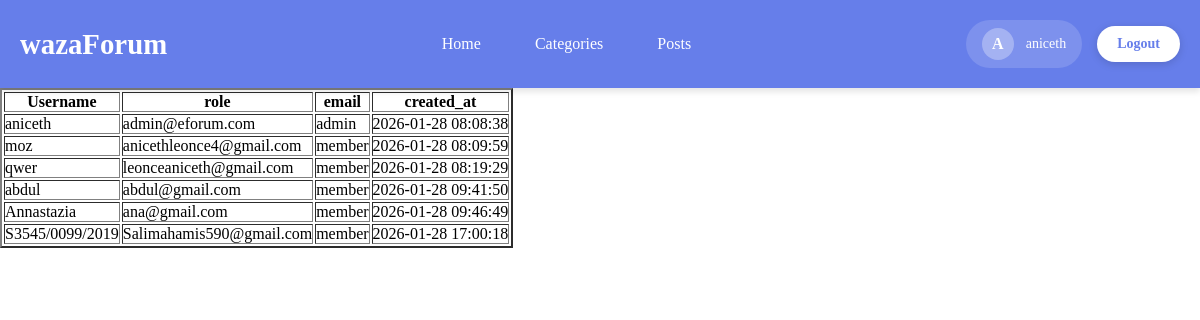
The app's page /admin/manageuser.php (signed in) with its own data.
### tables this page shows
CREATE TABLE `users` (
  `user_id` int(11) NOT NULL,
  `email` varchar(100) NOT NULL,
  `username` varchar(50) NOT NULL,
  `password` varchar(255) NOT NULL,
  `role` enum('admin','member') NOT NULL DEFAULT 'member',
  `created_at` timestamp NOT NULL DEFAULT current_timestamp()
);

### function.php (called while the page is built, shortened)
<?php
if(!function_exists('isLogedIn')){
    function isLogedIn(){
        return isset ($_SESSION['user_id']);
    }
}
if(!function_exists('getCurrentUser')){
    function getCurrentUser(){
        if(isLogedIn()){
            return [
                'user_id' => $_SESSION['user_id'] ?? null,
                'username' => $_SESSION['username'] ?? null,
                'email' => $_SESSION['email'] ?? null,
                'role' => $_SESSION['role'] ?? 'member'
            ];
        }
        return null;
    }
}
?>

### admin/manageuser.php (the view, shortened to what this page needs)
<?php
include("../db_connection.php");
$sql ="SELECT * FROM users";
$results = mysqli_query($conn, $sql);
?>
<!DOCTYPE html>
<html lang="en">
<head>
    <link rel="stylesheet" href="https://cdnjs.cloudflare.com/ajax/libs/font-awesome/6.4.0/css/all.min.css">
</head>
<body>
    <?php include("../header.php");?>
    <div class="container">
        <table border="2">
            <tr>
                <th>Username</th>
                <th>role</th>
                <th>email</th>
                <th>created_at</th>
            </tr>
            <?php foreach($results as $result){ ?>
            <tr>
                <td><?php echo htmlspecialchars($result['username'])?></td>
                <td><?php echo htmlspecialchars($result['email'])?></td>
                <td><?php echo htmlspecialchars($result['role'])?></td>
                <td><?php echo htmlspecialchars($result['created_at'])?></td>
            </tr>
            <?php } ?>
        </table>
    </div>
</body>
</html>

### header.php (shortened to what this page needs)
<?php
include("function.php");
?>
<!DOCTYPE html>
<html lang="en">
<head>
</head>
<body>
    <header>
        <div class="header-container">
            <a href="index.php" class="logo">wazaForum</a>
            <ul class="nav-menu">
                <li><a href="index.php">Home</a></li>
                <li><a href="categories.php">Categories</a></li>
                <li><a href="posts.php">Posts</a></li>
            </ul>
            <div class="auth-buttons">
                <?php if(isLogedIn()):
                    $user = getCurrentUser();
                    $firstLetter = strtoupper(substr($user['username'], 0, 1));
                ?>
                    <div class="user-profile">
                        <div class="user-avatar">
                            <?php echo $firstLetter; ?>
                        </div>
                        <span class="user-name"><?php echo htmlspecialchars($user['username']); ?></span>
                    </div>
                    <a href="logout.php" class="btn-logout">Logout</a>
                <?php else: ?>
                    <a href="login.php" class="btn-login">Login</a>
                    <a href="register.php" class="btn-register">Register</a>
                <?php endif; ?>
            </div>
        </div>
    </header>

### header.php (style rules this page uses)
* { margin: 0; padding: 0; box-sizing: border-box; }
header { background: #667eea; color: white; padding: 20px 0; box-shadow: 0 4px 6px rgba(0,0,0,0.1); position: sticky; top: 0; z-index: 100; }
.header-container { max-width: 1200px; margin: 0 auto; padding: 0 20px; display: flex; justify-content: space-between; align-items: center; }
.logo { font-size: 1.8em; font-weight: bold; text-decoration: none; color: white; transition: all 0.3s ease; }
.nav-menu { display: flex; gap: 30px; align-items: center; list-style: none; }
.nav-menu a { color: white; text-decoration: none; font-weight: 500; transition: all 0.3s ease; padding: 8px 12px; border-radius: 4px; }
.auth-buttons { display: flex; gap: 15px; align-items: center; }
.user-profile { display: flex; align-items: center; gap: 12px; padding: 8px 16px; background: rgba(255, 255, 255, 0.15); border-radius: 25px; transition: all 0.3s ease; }
.user-avatar { width: 32px; height: 32px; background: rgba(255, 255, 255, 0.3); border-radius: 50%; display: flex; align-items: center; justify-content: center; font-size: 16px; font-weight: 600; }
.user-name { color: white; font-weight: 500; font-size: 14px; }
.btn-logout { padding: 10px 20px; border-radius: 20px; text-decoration: none; font-weight: 600; transition: all 0.3s ease; background: white; color: #667eea; border: none; cursor: pointer; font-size: 14px; box-shadow: 0 2px 8px rgba(0, 0, 0, 0.15); }

### records on screen
users: username "A", username "aniceth", email "admin@eforum.com", role "admin", created_at "2026-01-28 08:08:38"
users: username "moz", email "anicethleonce4@gmail.com", role "member", created_at "2026-01-28 08:09:59"
users: username "qwer", email "leonceaniceth@gmail.com", role "member", created_at "2026-01-28 08:19:29"
users: username "abdul", email "abdul@gmail.com", role "member", created_at "2026-01-28 09:41:50"
users: username "Annastazia", email "ana@gmail.com", role "member", created_at "2026-01-28 09:46:49"
users: username "S3545/0099/2019", email "Salimahamis590@gmail.com", role "member", created_at "2026-01-28 17:00:18"
